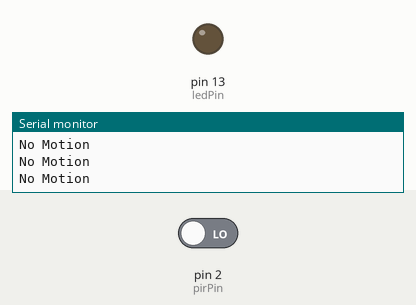
Simulated run of this sketch. Board: Arduino Uno, built with avr-gcc and run on an emulated ATmega328P. Parts: output pins drawn as LEDs (lit = HIGH), the last lines printed to the serial monitor. The inputs (shaded band) are chosen by the test bench; at power-on: pin 2 (pirPin) LOW.

Above: at 1.8 s.
1.9 s: pin 2 (pirPin) driven HIGH
At 2.7 s:
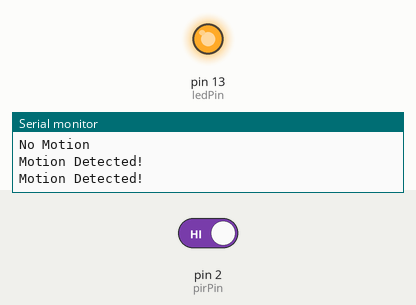
3.5 s: pin 2 (pirPin) driven LOW
At 3.9 s:
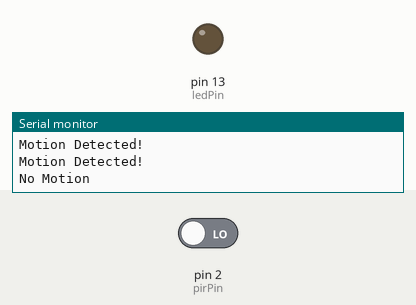
Timing chart, 0 to 6.5 s (numbered marks = the images above; inputs shaded):
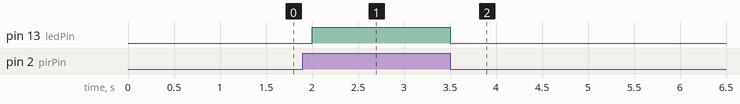

The sketch:

Arduino_C++_code.ino
```cpp
/*
 * Project: PIR Motion Sensor with LED
 * Author: Md Akhinoor Islam
 * ESE (Energy Science and Engineering), KUET
 * Description: Detect motion with PIR sensor and light up an LED using Arduino
 */

const int pirPin = 2;     // PIR sensor output pin
const int ledPin = 13;    // Onboard LED (or external LED)

void setup() {
  pinMode(pirPin, INPUT);
  pinMode(ledPin, OUTPUT);
  Serial.begin(9600);
}

void loop() {
  int motionState = digitalRead(pirPin);

  if (motionState == HIGH) {
    digitalWrite(ledPin, HIGH);     // Turn on LED
    Serial.println("Motion Detected!");
  } else {
    digitalWrite(ledPin, LOW);      // Turn off LED
    Serial.println("No Motion");
  }

  delay(500); // Small delay for stability
}
```

Measured:
- after the input at 1.9 s, pin 13 (ledPin): LOW → HIGH after 0.10 s
- after the input at 3.5 s, pin 13 (ledPin): HIGH → LOW at once
